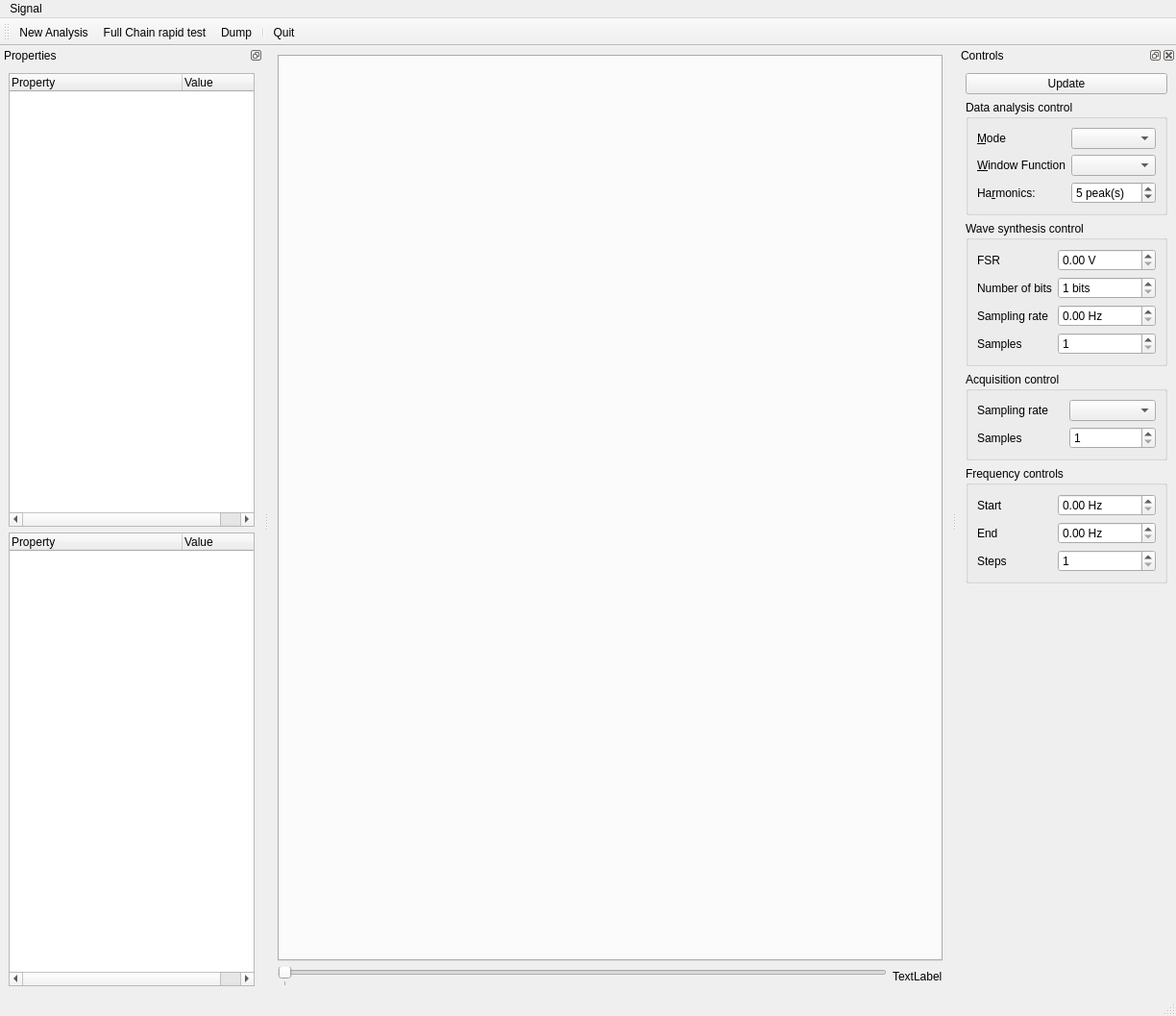
<?xml version="1.0" encoding="UTF-8"?>
<ui version="4.0">
 <class>MainWindow</class>
 <widget class="QMainWindow" name="MainWindow">
  <property name="geometry">
   <rect>
    <x>0</x>
    <y>0</y>
    <width>1224</width>
    <height>1057</height>
   </rect>
  </property>
  <property name="windowTitle">
   <string>ADC Characterization Toolkit</string>
  </property>
  <property name="animated">
   <bool>false</bool>
  </property>
  <widget class="QWidget" name="centralwidget">
   <layout class="QVBoxLayout" name="verticalLayout">
    <item>
     <widget class="QTabWidget" name="tabWidget">
      <property name="currentIndex">
       <number>-1</number>
      </property>
      <property name="documentMode">
       <bool>false</bool>
      </property>
     </widget>
    </item>
    <item>
     <layout class="QHBoxLayout" name="horizontalLayout">
      <item>
       <widget class="QSlider" name="freqBar">
        <property name="minimum">
         <number>0</number>
        </property>
        <property name="maximum">
         <number>0</number>
        </property>
        <property name="sliderPosition">
         <number>0</number>
        </property>
        <property name="tracking">
         <bool>false</bool>
        </property>
        <property name="orientation">
         <enum>Qt::Horizontal</enum>
        </property>
        <property name="invertedAppearance">
         <bool>false</bool>
        </property>
        <property name="invertedControls">
         <bool>false</bool>
        </property>
        <property name="tickPosition">
         <enum>QSlider::TicksBelow</enum>
        </property>
       </widget>
      </item>
      <item>
       <widget class="QLabel" name="freqLabel">
        <property name="text">
         <string>TextLabel</string>
        </property>
       </widget>
      </item>
     </layout>
    </item>
   </layout>
  </widget>
  <widget class="QMenuBar" name="menubar">
   <property name="geometry">
    <rect>
     <x>0</x>
     <y>0</y>
     <width>1224</width>
     <height>25</height>
    </rect>
   </property>
   <widget class="QMenu" name="menuSignal">
    <property name="title">
     <string>Signal</string>
    </property>
    <addaction name="actionNew_Analysis"/>
    <addaction name="separator"/>
    <addaction name="actionQuit"/>
   </widget>
   <addaction name="menuSignal"/>
  </widget>
  <widget class="QStatusBar" name="statusbar"/>
  <widget class="QToolBar" name="toolBar">
   <property name="windowTitle">
    <string>toolBar</string>
   </property>
   <attribute name="toolBarArea">
    <enum>TopToolBarArea</enum>
   </attribute>
   <attribute name="toolBarBreak">
    <bool>false</bool>
   </attribute>
   <addaction name="actionNew_Analysis"/>
   <addaction name="actionFull_Chain_rapid_test"/>
   <addaction name="actionDump"/>
   <addaction name="separator"/>
   <addaction name="actionQuit"/>
  </widget>
  <widget class="QDockWidget" name="dockWidget">
   <property name="features">
    <set>QDockWidget::DockWidgetFloatable|QDockWidget::DockWidgetMovable</set>
   </property>
   <property name="windowTitle">
    <string>Properties</string>
   </property>
   <attribute name="dockWidgetArea">
    <number>1</number>
   </attribute>
   <widget class="QWidget" name="dockWidgetContents">
    <layout class="QVBoxLayout" name="verticalLayout_3">
     <item>
      <widget class="QTreeWidget" name="propertiesList">
       <property name="alternatingRowColors">
        <bool>true</bool>
       </property>
       <property name="selectionMode">
        <enum>QAbstractItemView::NoSelection</enum>
       </property>
       <property name="uniformRowHeights">
        <bool>true</bool>
       </property>
       <property name="animated">
        <bool>true</bool>
       </property>
       <property name="headerHidden">
        <bool>false</bool>
       </property>
       <property name="columnCount">
        <number>2</number>
       </property>
       <attribute name="headerCascadingSectionResizes">
        <bool>true</bool>
       </attribute>
       <attribute name="headerDefaultSectionSize">
        <number>180</number>
       </attribute>
       <attribute name="headerHighlightSections">
        <bool>true</bool>
       </attribute>
       <attribute name="headerMinimumSectionSize">
        <number>50</number>
       </attribute>
       <attribute name="headerStretchLastSection">
        <bool>true</bool>
       </attribute>
       <column>
        <property name="text">
         <string>Property</string>
        </property>
       </column>
       <column>
        <property name="text">
         <string notr="true">Value</string>
        </property>
       </column>
      </widget>
     </item>
     <item>
      <widget class="QTreeWidget" name="avgList">
       <property name="alternatingRowColors">
        <bool>true</bool>
       </property>
       <property name="selectionMode">
        <enum>QAbstractItemView::NoSelection</enum>
       </property>
       <property name="uniformRowHeights">
        <bool>true</bool>
       </property>
       <property name="animated">
        <bool>true</bool>
       </property>
       <property name="headerHidden">
        <bool>false</bool>
       </property>
       <property name="columnCount">
        <number>2</number>
       </property>
       <attribute name="headerCascadingSectionResizes">
        <bool>true</bool>
       </attribute>
       <attribute name="headerDefaultSectionSize">
        <number>180</number>
       </attribute>
       <attribute name="headerHighlightSections">
        <bool>true</bool>
       </attribute>
       <attribute name="headerMinimumSectionSize">
        <number>50</number>
       </attribute>
       <attribute name="headerStretchLastSection">
        <bool>true</bool>
       </attribute>
       <column>
        <property name="text">
         <string>Property</string>
        </property>
       </column>
       <column>
        <property name="text">
         <string notr="true">Value</string>
        </property>
       </column>
      </widget>
     </item>
    </layout>
   </widget>
  </widget>
  <widget class="QDockWidget" name="dockWidget_2">
   <property name="windowTitle">
    <string>Controls</string>
   </property>
   <attribute name="dockWidgetArea">
    <number>2</number>
   </attribute>
   <widget class="QWidget" name="dockWidgetContents_2">
    <layout class="QVBoxLayout" name="verticalLayout_2">
     <item>
      <widget class="QPushButton" name="fsGo">
       <property name="text">
        <string>Update</string>
       </property>
      </widget>
     </item>
     <item>
      <widget class="QGroupBox" name="dataBox">
       <property name="enabled">
        <bool>true</bool>
       </property>
       <property name="title">
        <string>Data analysis control</string>
       </property>
       <layout class="QGridLayout" name="gridLayout_4">
        <item row="0" column="0">
         <widget class="QLabel" name="label_3">
          <property name="text">
           <string>&amp;Mode</string>
          </property>
          <property name="buddy">
           <cstring>modeBox</cstring>
          </property>
         </widget>
        </item>
        <item row="0" column="1">
         <widget class="QComboBox" name="modeBox">
          <property name="editable">
           <bool>false</bool>
          </property>
         </widget>
        </item>
        <item row="1" column="0">
         <widget class="QLabel" name="label">
          <property name="text">
           <string>&amp;Window Function</string>
          </property>
          <property name="buddy">
           <cstring>windowBox</cstring>
          </property>
         </widget>
        </item>
        <item row="1" column="1">
         <widget class="QComboBox" name="windowBox">
          <property name="statusTip">
           <string>Choose a signal window</string>
          </property>
         </widget>
        </item>
        <item row="2" column="0">
         <widget class="QLabel" name="label_2">
          <property name="text">
           <string>Ha&amp;rmonics:</string>
          </property>
          <property name="buddy">
           <cstring>peaksBox</cstring>
          </property>
         </widget>
        </item>
        <item row="2" column="1">
         <widget class="QSpinBox" name="peaksBox">
          <property name="statusTip">
           <string>How many harmonic peaks you want</string>
          </property>
          <property name="suffix">
           <string> peak(s)</string>
          </property>
          <property name="minimum">
           <number>0</number>
          </property>
          <property name="maximum">
           <number>20</number>
          </property>
          <property name="value">
           <number>5</number>
          </property>
         </widget>
        </item>
       </layout>
      </widget>
     </item>
     <item>
      <widget class="QGroupBox" name="wgBox">
       <property name="title">
        <string>Wave synthesis control</string>
       </property>
       <layout class="QGridLayout" name="gridLayout_2">
        <item row="0" column="0">
         <widget class="QLabel" name="label_13">
          <property name="text">
           <string>FSR</string>
          </property>
         </widget>
        </item>
        <item row="0" column="1">
         <widget class="QDoubleSpinBox" name="wgFSR">
          <property name="suffix">
           <string> V</string>
          </property>
         </widget>
        </item>
        <item row="1" column="0">
         <widget class="QLabel" name="label_12">
          <property name="text">
           <string>Number of bits</string>
          </property>
         </widget>
        </item>
        <item row="1" column="1">
         <widget class="QSpinBox" name="wgBits">
          <property name="suffix">
           <string> bits</string>
          </property>
          <property name="prefix">
           <string/>
          </property>
          <property name="minimum">
           <number>1</number>
          </property>
          <property name="maximum">
           <number>64</number>
          </property>
         </widget>
        </item>
        <item row="4" column="1">
         <widget class="QDoubleSpinBox" name="wgFs">
          <property name="prefix">
           <string/>
          </property>
          <property name="suffix">
           <string> Hz</string>
          </property>
          <property name="maximum">
           <double>200000000.000000000000000</double>
          </property>
         </widget>
        </item>
        <item row="4" column="0">
         <widget class="QLabel" name="label_8">
          <property name="text">
           <string>Sampling rate</string>
          </property>
         </widget>
        </item>
        <item row="6" column="0">
         <widget class="QLabel" name="label_9">
          <property name="text">
           <string>Samples</string>
          </property>
         </widget>
        </item>
        <item row="6" column="1">
         <widget class="QSpinBox" name="wgSamples">
          <property name="minimum">
           <number>1</number>
          </property>
          <property name="maximum">
           <number>65536</number>
          </property>
         </widget>
        </item>
       </layout>
      </widget>
     </item>
     <item>
      <widget class="QGroupBox" name="acqBox">
       <property name="title">
        <string>Acquisition control</string>
       </property>
       <layout class="QGridLayout" name="gridLayout_3">
        <item row="0" column="0">
         <widget class="QLabel" name="label_17">
          <property name="text">
           <string>Sampling rate</string>
          </property>
         </widget>
        </item>
        <item row="0" column="2">
         <widget class="QComboBox" name="adcFs"/>
        </item>
        <item row="1" column="0">
         <widget class="QLabel" name="label_18">
          <property name="text">
           <string>Samples</string>
          </property>
         </widget>
        </item>
        <item row="1" column="2">
         <widget class="QSpinBox" name="adcSamples">
          <property name="minimum">
           <number>1</number>
          </property>
          <property name="maximum">
           <number>65536</number>
          </property>
         </widget>
        </item>
       </layout>
      </widget>
     </item>
     <item>
      <widget class="QGroupBox" name="fsBox">
       <property name="title">
        <string>Frequency controls</string>
       </property>
       <layout class="QGridLayout" name="gridLayout">
        <item row="0" column="0">
         <widget class="QLabel" name="label_5">
          <property name="text">
           <string>Start</string>
          </property>
         </widget>
        </item>
        <item row="0" column="1">
         <widget class="QDoubleSpinBox" name="fsStart">
          <property name="prefix">
           <string/>
          </property>
          <property name="suffix">
           <string> Hz</string>
          </property>
          <property name="maximum">
           <double>200000000.000000000000000</double>
          </property>
         </widget>
        </item>
        <item row="1" column="0">
         <widget class="QLabel" name="label_6">
          <property name="text">
           <string>End</string>
          </property>
         </widget>
        </item>
        <item row="1" column="1">
         <widget class="QDoubleSpinBox" name="fsEnd">
          <property name="prefix">
           <string/>
          </property>
          <property name="suffix">
           <string> Hz</string>
          </property>
          <property name="maximum">
           <double>200000000.000000000000000</double>
          </property>
         </widget>
        </item>
        <item row="2" column="0">
         <widget class="QLabel" name="label_7">
          <property name="text">
           <string>Steps</string>
          </property>
         </widget>
        </item>
        <item row="2" column="1">
         <widget class="QSpinBox" name="fsSteps">
          <property name="minimum">
           <number>1</number>
          </property>
          <property name="maximum">
           <number>1024</number>
          </property>
          <property name="value">
           <number>1</number>
          </property>
         </widget>
        </item>
       </layout>
      </widget>
     </item>
     <item>
      <spacer name="verticalSpacer">
       <property name="orientation">
        <enum>Qt::Vertical</enum>
       </property>
       <property name="sizeHint" stdset="0">
        <size>
         <width>20</width>
         <height>40</height>
        </size>
       </property>
      </spacer>
     </item>
    </layout>
   </widget>
  </widget>
  <action name="actionOpen">
   <property name="text">
    <string>Open..</string>
   </property>
   <property name="shortcut">
    <string>Ctrl+O</string>
   </property>
   <property name="iconVisibleInMenu">
    <bool>true</bool>
   </property>
  </action>
  <action name="actionQuit">
   <property name="text">
    <string>Quit</string>
   </property>
   <property name="shortcut">
    <string>Ctrl+Q</string>
   </property>
  </action>
  <action name="actionNew_Analysis">
   <property name="text">
    <string>New Analysis</string>
   </property>
  </action>
  <action name="actionFull_Chain_rapid_test">
   <property name="text">
    <string>Full Chain rapid test</string>
   </property>
  </action>
  <action name="actionDump">
   <property name="text">
    <string>Dump</string>
   </property>
  </action>
 </widget>
 <resources/>
 <connections/>
</ui>
